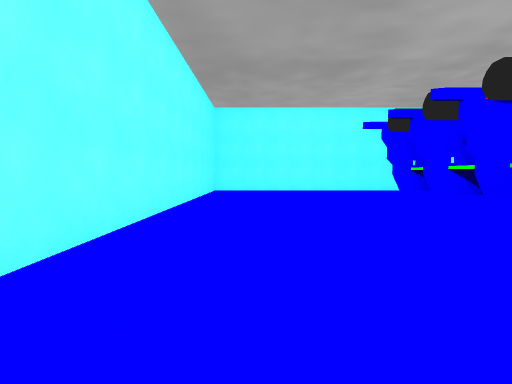
View 1 (above)

16 first-person views from a walk through a Unity game level. The camera is 1.4 m above the floor, tilts 4° down and sees 90° across. The floor is counted in squares, 1 m on a side. Each view is taken from the middle of a square. On the plan, view 1 faces up. The plan holds only what a view shows up to about 13 squares ahead; the rest is blank. The place goes on beyond the plan.

View 2
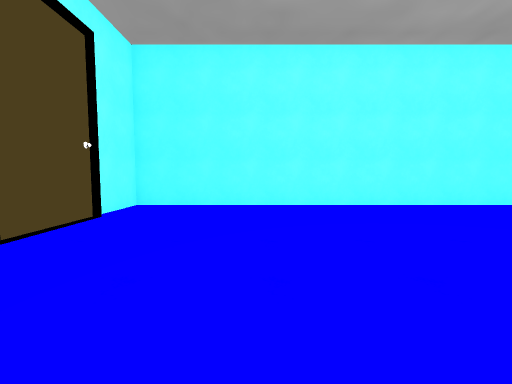

View 3
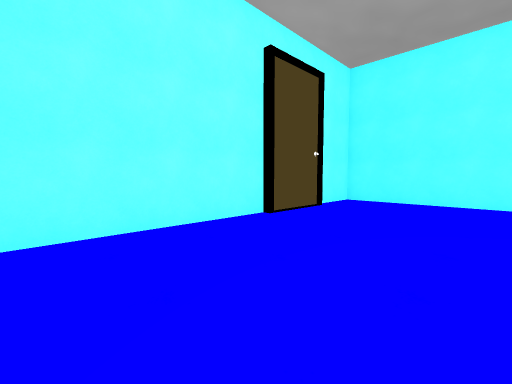

View 4
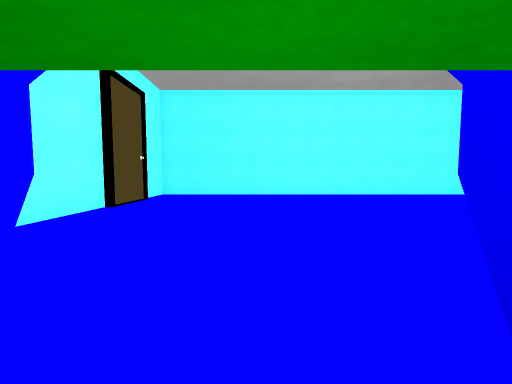

View 5
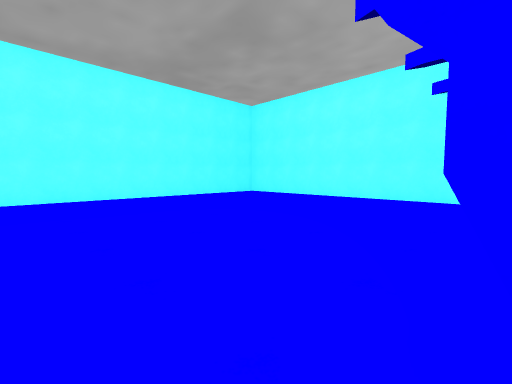

View 6
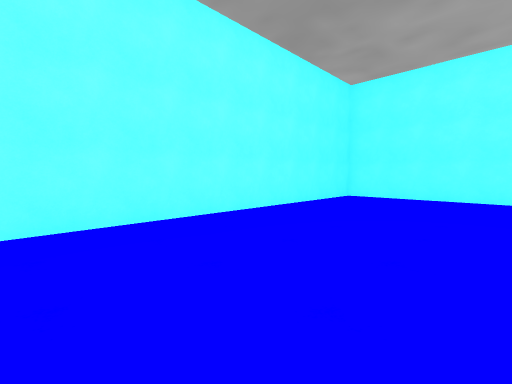

View 7
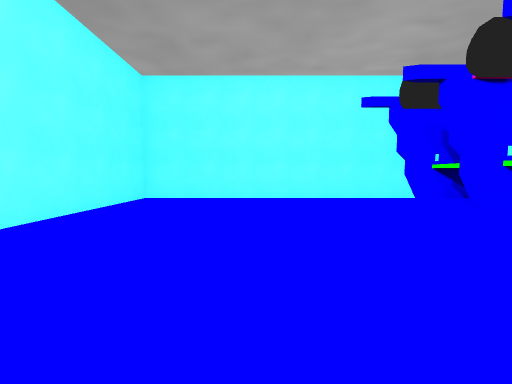

View 8
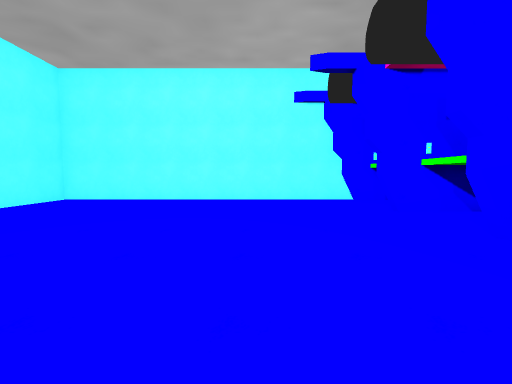

View 9
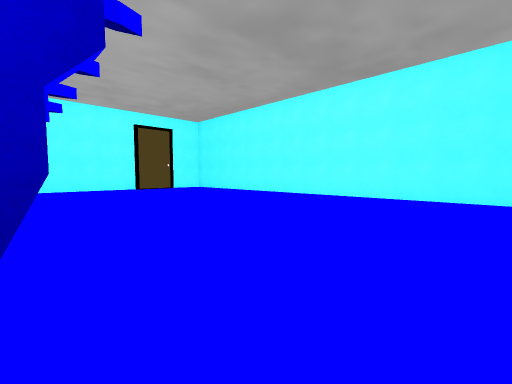

View 10
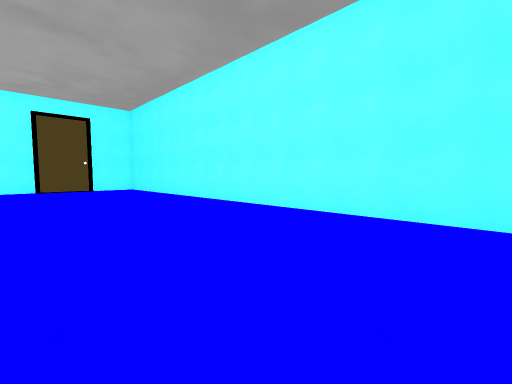

View 11
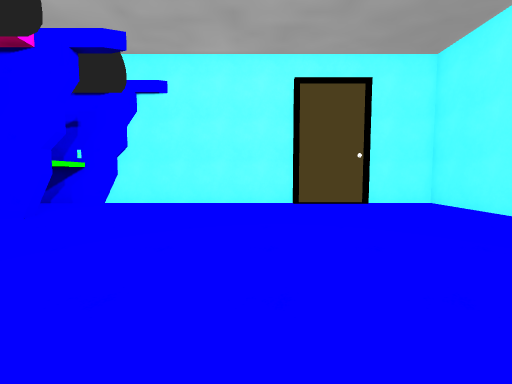

View 12
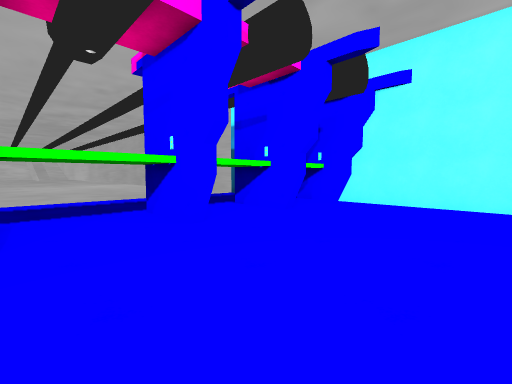

View 13
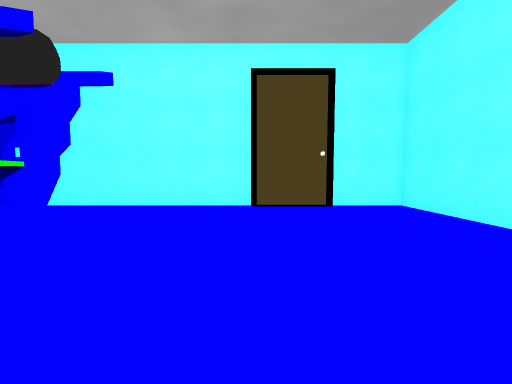

View 14
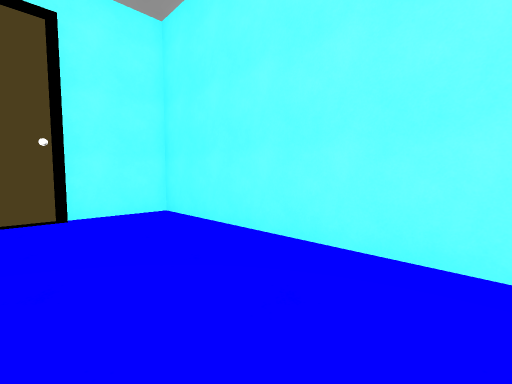

View 15
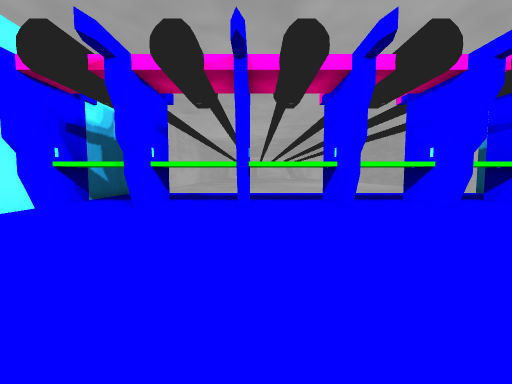

View 16
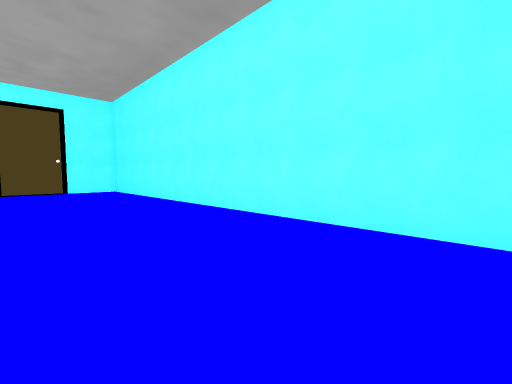

### Floor plan
Points are (right, up) in squares from view 1. A wall is a line through its corners. A room is listed if a view was taken in it or the views show most of it. See-through windows are left out.
Room 1 (views 1, 2, 3, 6, 7, 8, 10, 11, 12, 13, 14, 15, 16)
walls: (11.7, 9.1) (11.7, 9.5); (11.7, 4.8) (11.7, 5.2); (11.7, 13.3) (11.7, 13.8); (11.7, 0.5) (11.7, 1); (11.7, 17.6) (11.7, 18); (3.1, -3.4) (12.2, -3.4); (-0.1, -3.2) (3, -3.2); (-3.5, 21.1) (-3.5, -3.4) (-0.4, -3.4)
low walls: (11.9, 9.1) (11.9, 9.5); (12.1, 9.1) (12.1, 9.5); (11.9, 4.8) (11.9, 5.2); (11.9, 13.3) (11.9, 13.8); (12.1, 4.8) (12.1, 5.2); (12.1, 13.3) (12.1, 13.8); (11.9, 0.5) (11.9, 1); (11.9, 17.6) (11.9, 18); (12.1, 0.5) (12.1, 1); (12.1, 17.6) (12.1, 18)
ways out: opening at (11, 9.3) to room 2
Room 2 (views 4, 5, 9)
walls: (14, 13.3) (12.1, 13.3); (12.1, 9.5) (14.9, 9.5); (15.4, 17.6) (12.1, 17.6); (12.1, 5.2) (15.5, 5.2); (12.2, 4.8) (12.1, 4.8); (12.1, 1) (15.5, 1); (11.6, -3.2) (15.2, -3.2)
ways out: opening at (11, 9.3) to room 1

Positions as (right, up) in squares from view 1, and headings:
1: (0, 0), facing up
2: (8, 2), facing left
3: (10, 3), facing down-left
4: (14, 3), facing left
5: (12, 7), facing up-left
6: (4, 6), facing up-left
7: (3, 7), facing up
8: (7, 8), facing up
9: (12, 21), facing down-left
10: (5, 21), facing down-left
11: (5, 9), facing down
12: (6, 9), facing down-right
13: (3, 8), facing down
14: (1, 6), facing down-left
15: (2, 13), facing right
16: (3, 19), facing down-left
